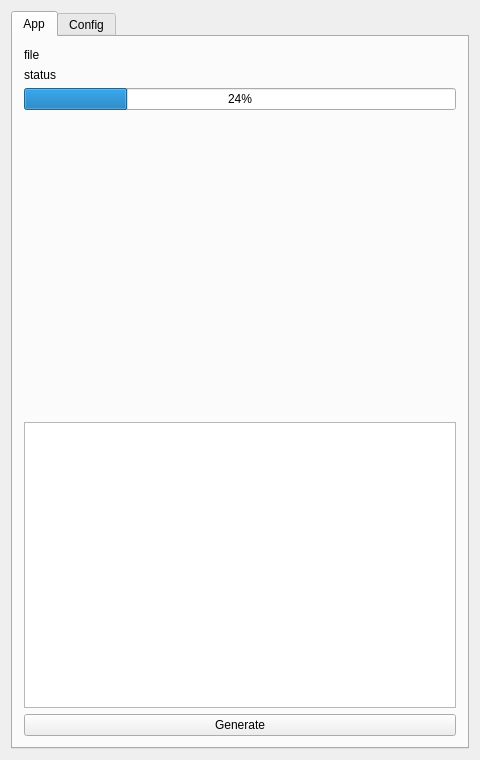
<?xml version="1.0" encoding="UTF-8"?>
<ui version="4.0">
 <class>MainWindow</class>
 <widget class="QMainWindow" name="MainWindow">
  <property name="geometry">
   <rect>
    <x>0</x>
    <y>0</y>
    <width>480</width>
    <height>760</height>
   </rect>
  </property>
  <property name="windowTitle">
   <string>MainWindow</string>
  </property>
  <widget class="QWidget" name="centralWidget">
   <layout class="QVBoxLayout" name="verticalLayout_2">
    <item>
     <widget class="QTabWidget" name="tabMain">
      <property name="minimumSize">
       <size>
        <width>0</width>
        <height>0</height>
       </size>
      </property>
      <property name="tabShape">
       <enum>QTabWidget::Rounded</enum>
      </property>
      <property name="currentIndex">
       <number>0</number>
      </property>
      <property name="iconSize">
       <size>
        <width>16</width>
        <height>16</height>
       </size>
      </property>
      <property name="documentMode">
       <bool>false</bool>
      </property>
      <property name="tabsClosable">
       <bool>false</bool>
      </property>
      <widget class="QWidget" name="tab">
       <attribute name="title">
        <string>App</string>
       </attribute>
       <layout class="QVBoxLayout" name="verticalLayout">
        <item>
         <widget class="QLabel" name="labelFile">
          <property name="text">
           <string>file</string>
          </property>
         </widget>
        </item>
        <item>
         <widget class="QLabel" name="labelStatus">
          <property name="text">
           <string>status</string>
          </property>
         </widget>
        </item>
        <item>
         <widget class="QProgressBar" name="progressBar">
          <property name="value">
           <number>24</number>
          </property>
         </widget>
        </item>
        <item>
         <widget class="QLabel" name="labelPreview">
          <property name="minimumSize">
           <size>
            <width>0</width>
            <height>300</height>
           </size>
          </property>
          <property name="text">
           <string/>
          </property>
          <property name="alignment">
           <set>Qt::AlignCenter</set>
          </property>
         </widget>
        </item>
        <item>
         <widget class="QListWidget" name="listWidget">
          <property name="frameShape">
           <enum>QFrame::StyledPanel</enum>
          </property>
          <property name="frameShadow">
           <enum>QFrame::Sunken</enum>
          </property>
          <property name="verticalScrollBarPolicy">
           <enum>Qt::ScrollBarAlwaysOff</enum>
          </property>
          <property name="horizontalScrollBarPolicy">
           <enum>Qt::ScrollBarAlwaysOff</enum>
          </property>
         </widget>
        </item>
        <item>
         <widget class="QPushButton" name="btnExec">
          <property name="text">
           <string>Generate</string>
          </property>
         </widget>
        </item>
       </layout>
      </widget>
      <widget class="QWidget" name="tab_2">
       <attribute name="title">
        <string>Config</string>
       </attribute>
       <layout class="QVBoxLayout" name="verticalLayout_4">
        <item>
         <widget class="QGroupBox" name="groupSrc">
          <property name="title">
           <string>Source</string>
          </property>
          <layout class="QFormLayout" name="formLayout_2">
           <item row="0" column="1">
            <widget class="QLineEdit" name="editLOG"/>
           </item>
           <item row="1" column="1">
            <widget class="QLineEdit" name="editJPG"/>
           </item>
           <item row="0" column="0">
            <widget class="QPushButton" name="btnLOG">
             <property name="text">
              <string>LOG</string>
             </property>
            </widget>
           </item>
           <item row="1" column="0">
            <widget class="QPushButton" name="btnJPG">
             <property name="text">
              <string>JPG</string>
             </property>
            </widget>
           </item>
          </layout>
         </widget>
        </item>
        <item>
         <widget class="QGroupBox" name="groupDst">
          <property name="title">
           <string>Destination</string>
          </property>
          <layout class="QGridLayout" name="gridLayout">
           <item row="0" column="0">
            <widget class="QPushButton" name="btnGPX">
             <property name="text">
              <string>GPX</string>
             </property>
            </widget>
           </item>
           <item row="0" column="1">
            <widget class="QLineEdit" name="editGPX"/>
           </item>
           <item row="1" column="0">
            <widget class="QPushButton" name="btnKML">
             <property name="text">
              <string>KML</string>
             </property>
            </widget>
           </item>
           <item row="1" column="1">
            <widget class="QLineEdit" name="editKML"/>
           </item>
           <item row="2" column="0">
            <widget class="QPushButton" name="btnJPG2">
             <property name="text">
              <string>JPG</string>
             </property>
            </widget>
           </item>
           <item row="2" column="1">
            <widget class="QLineEdit" name="editJPG2"/>
           </item>
          </layout>
         </widget>
        </item>
        <item>
         <widget class="QGroupBox" name="groupBox">
          <property name="title">
           <string>Image resize settings</string>
          </property>
          <layout class="QGridLayout" name="gridLayout_3">
           <item row="0" column="0">
            <widget class="QLabel" name="labelMegapixel">
             <property name="text">
              <string>MPix</string>
             </property>
            </widget>
           </item>
           <item row="0" column="1">
            <widget class="QLineEdit" name="editMegaPixels"/>
           </item>
           <item row="1" column="0">
            <widget class="QLabel" name="labelComp">
             <property name="text">
              <string>Compression</string>
             </property>
            </widget>
           </item>
           <item row="1" column="1">
            <widget class="QLineEdit" name="editComp"/>
           </item>
          </layout>
         </widget>
        </item>
        <item>
         <widget class="QGroupBox" name="groupBox_2">
          <property name="title">
           <string>Time</string>
          </property>
          <layout class="QVBoxLayout" name="verticalLayout_3">
           <item>
            <layout class="QFormLayout" name="formLayout_3">
             <item row="0" column="0">
              <widget class="QLabel" name="labelTimeOffset">
               <property name="text">
                <string>Time zone     </string>
               </property>
              </widget>
             </item>
             <item row="0" column="1">
              <widget class="QComboBox" name="comboTimeOffset"/>
             </item>
            </layout>
           </item>
           <item>
            <layout class="QFormLayout" name="formLayout">
             <item row="0" column="0">
              <widget class="QLabel" name="labelTimeOffset_2">
               <property name="text">
                <string>Summer time</string>
               </property>
              </widget>
             </item>
             <item row="0" column="1">
              <widget class="QCheckBox" name="checkSummerTime">
               <property name="baseSize">
                <size>
                 <width>0</width>
                 <height>0</height>
                </size>
               </property>
               <property name="layoutDirection">
                <enum>Qt::RightToLeft</enum>
               </property>
               <property name="text">
                <string/>
               </property>
               <property name="iconSize">
                <size>
                 <width>16</width>
                 <height>16</height>
                </size>
               </property>
              </widget>
             </item>
            </layout>
           </item>
          </layout>
         </widget>
        </item>
        <item>
         <spacer name="verticalSpacer">
          <property name="orientation">
           <enum>Qt::Vertical</enum>
          </property>
          <property name="sizeHint" stdset="0">
           <size>
            <width>397</width>
            <height>374</height>
           </size>
          </property>
         </spacer>
        </item>
       </layout>
      </widget>
     </widget>
    </item>
   </layout>
  </widget>
 </widget>
 <layoutdefault spacing="6" margin="11"/>
 <resources/>
 <connections/>
</ui>
